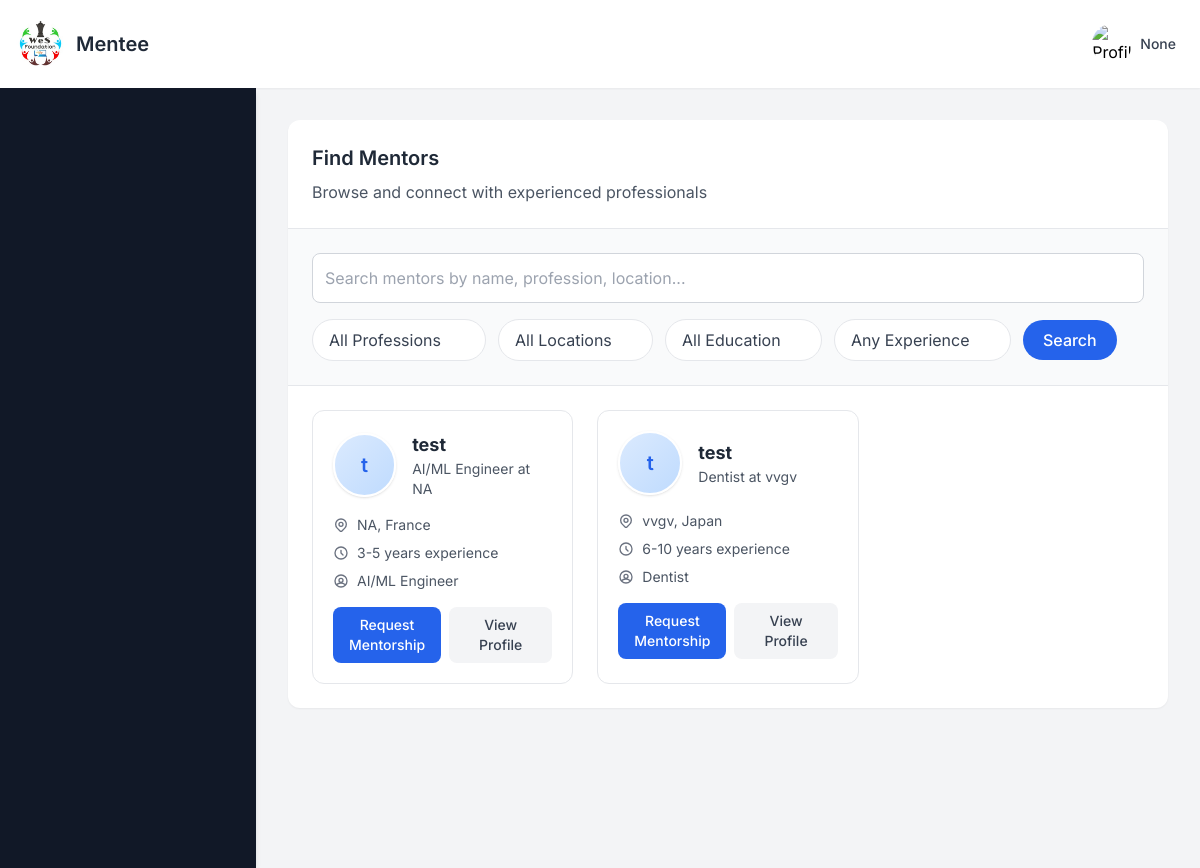
Before: /find_mentor with the older database file.
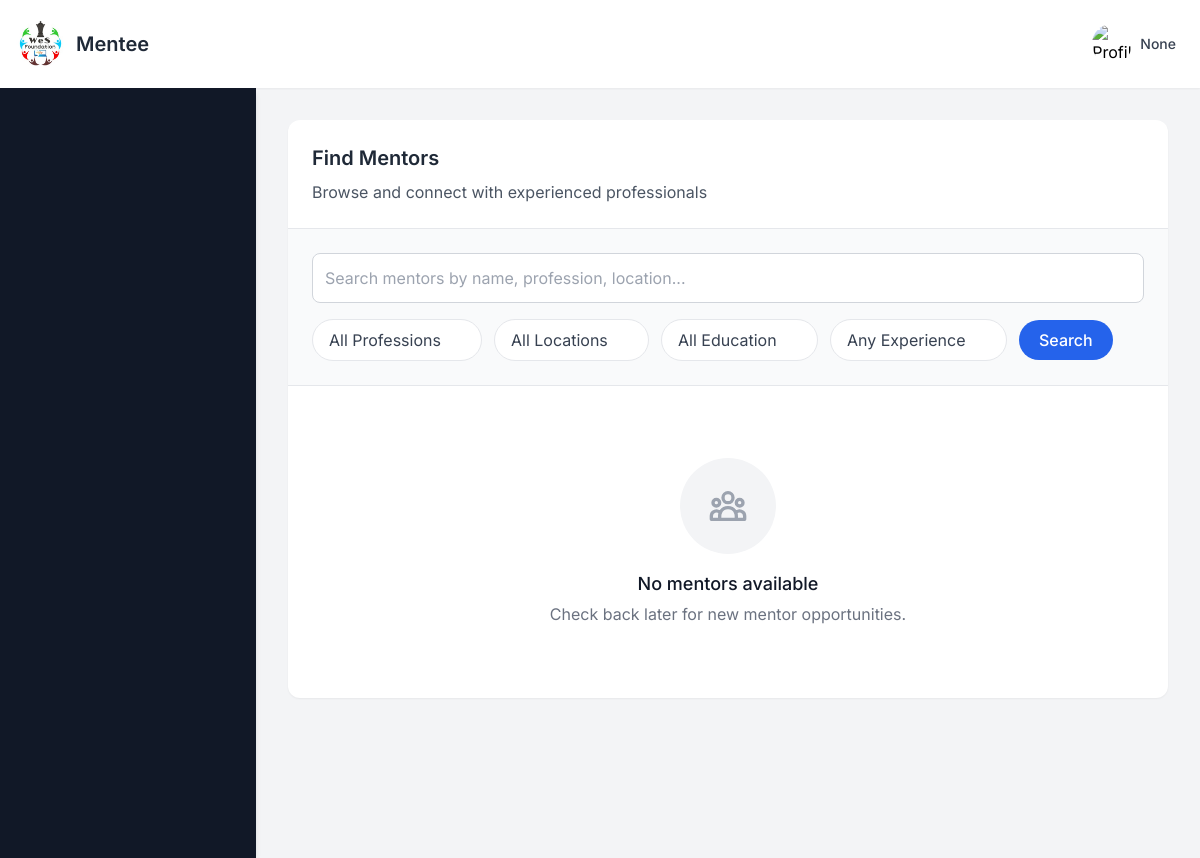
After: the same page with the newer database file.
### app.py (models this page shows, shortened)
class MentorProfile(db.Model):
    __tablename__="mentor_profile"
    id = db.Column(db.Integer, primary_key=True)
    user_id= db.Column(db.Integer, db.ForeignKey("signup_details.id"),nullable=False)
    profession = db.Column(db.String(100))
    skills = db.Column(db.Text)  # New field - comma separated skills
    role = db.Column(db.String(100))  # New field - job role/position
    industry_sector = db.Column(db.String(100))  # New field - industry/sector
    organisation = db.Column(db.String(150))
    years_of_experience = db.Column(db.String(100))
    whatsapp = db.Column(db.String(20))
    location = db.Column(db.String(100))  # New field - country
    education = db.Column(db.String(150))
    language = db.Column(db.String(100))  # Can store multiple languages comma separated
    linkedin_link = db.Column(db.String(200))  # New field
    github_link = db.Column(db.String(200))  # New field
    portfolio_link = db.Column(db.String(200))  # New field
    other_social_link = db.Column(db.String(200))
    mentorship_topics = db.Column(db.Text)  # New field - topics they can mentor on
    mentorship_type_preference = db.Column(db.String(200))  # New field - school, women, etc.
    preferred_communication = db.Column(db.String(100))  # online, offline, hybrid
    availability = db.Column(db.String(100))
    connect_frequency = db.Column(db.String(100))
    preferred_duration = db.Column(db.String(100))  # New field - 1 month, 6 months, etc.
    why_mentor = db.Column(db.Text)  # Changed from "why become mentor" to "why mentor"
    mentorship_philosophy = db.Column(db.Text)  # New field
    mentorship_motto = db.Column(db.String(300))  # New field
    additional_info = db.Column(db.Text)
    profile_picture = db.Column(db.String(100))
    status = db.Column(db.String(20), default="pending")

class User(db.Model):
    __tablename__ = "signup_details"
    id = db.Column(db.Integer, primary_key=True)
    name = db.Column(db.String(100), nullable=False)
    email = db.Column(db.String(100), unique=True, nullable=False)
    password = db.Column(db.String(200), nullable=False)   # length thoda bada
    user_type = db.Column(db.String(10), nullable=False)
    institution = db.Column(db.String(150), nullable=True)
    institution_id = db.Column(db.Integer, db.ForeignKey("institutions.id"), nullable=True)
    mentor_profile = db.relationship("MentorProfile", backref="user", uselist=False)
    institution_ref = db.relationship("Institution", backref="users", foreign_keys="User.institution_id")

### app.py (the view, shortened to what this page needs)
@app.route("/find_mentor", methods=["GET"])
def find_mentor():
    query = MentorProfile.query
    source_page = request.args.get("from", "mentor")
    source_page = request.args.get("from", "mentees")
    profession = request.args.get("profession")
    location = request.args.get("location")
    education = request.args.get("education")
    experience = request.args.get("experience")
    if profession:
        query = query.filter_by(profession=profession)
    if location:
        query = query.filter_by(location=location)
    if education:
        query = query.filter_by(education=education)
    mentors = query.all()
    options = {
        "professions": sorted({row.profession for row in MentorProfile.query.with_entities(MentorProfile.profession).distinct() if row.profession}),
        "locations": sorted({row.location for row in MentorProfile.query.with_entities(MentorProfile.location).distinct() if row.location}),
        "educations": sorted({row.education for row in MentorProfile.query.with_entities(MentorProfile.education).distinct() if row.education}),
        "experiences": sorted({row.years_of_experience for row in MentorProfile.query.with_entities(MentorProfile.years_of_experience).distinct() if row.years_of_experience}),
    }
    if source_page == "supervisor_find_mentor":
        return render_template(
        "supervisor/supervisor_find_mentor.html",
        all_mentors=mentors,
        professions=options["professions"],
        locations=options["locations"],
        educations=options["educations"],
        experiences=options["experiences"],
        show_sidebar=True
        )
    else:  # default mentor
        return render_template(
        "mentee/mentee_find_mentors.html",
        all_mentors=mentors,
        professions=options["professions"],
        locations=options["locations"],
        educations=options["educations"],
        experiences=options["experiences"],
        active_section="findmentor",
        show_sidebar=True
    )

### app.py (called while the page is built, shortened)
@app.context_processor
def inject_profile_complete():
    profile_complete = True  # Default to True (no popup)
    if "email" in session and session.get("user_type") in ["1", "2"]:
        user = User.query.filter_by(email=session["email"]).first()
        if user:
            profile_complete = check_profile_complete(user.id, session.get("user_type"))
    return dict(profile_complete=profile_complete)

@app.context_processor
def inject_user_profile_pic():
    return dict(current_user_profile_pic=None)

### templates/mentee/mentee_find_mentors.html (shortened to what the changed rows need)
{% extends "base2.html" %}
{% block content %}
  <section id="findmentor" class="bg-white rounded-xl shadow-sm ">
    <div class="p-6 border-b border-gray-200">
      <h2 class="text-xl font-semibold text-gray-800 mb-2">Find Mentors</h2>
    </div>
    <div class="p-6">
      {% if all_mentors and all_mentors|length > 0 %}
      <div class="grid grid-cols-1 md:grid-cols-2 lg:grid-cols-3 gap-6" id="mentorsContainer">
        {% for mentor in all_mentors %}
        <div class="mentor-card bg-white rounded-xl border border-gray-200 p-5 transition-all hover:shadow-md">
          <div class="flex items-center gap-4 mb-4">
            {% if mentor.profile_picture %}
              <img src="{{ url_for('static', filename='uploads/' ~ mentor.profile_picture) }}"
                   alt="{{ mentor.user.name }}"
                   class="w-16 h-16 rounded-full object-cover border-2 border-white shadow">
            {% else %}
              <div class="w-16 h-16 rounded-full bg-gradient-to-br from-blue-100 to-blue-200 flex items-center justify-center text-blue-600 border-2 border-white shadow">
                <span class="text-xl font-semibold">{{ mentor.user.name[0] if mentor.user.name else '?' }}</span>
              </div>
            {% endif %}
            <div>
              <h3 class="text-lg font-bold text-gray-800 mentor-name">{{ mentor.user.name }}</h3>
              <p class="text-sm text-gray-600 mentor-profession">{{ mentor.profession }} at {{ mentor.organisation }}</p>
            </div>
          </div>
          <div class="space-y-2 mb-4">
            <div class="flex items-center text-sm text-gray-600 mentor-location">
              <span>{{ mentor.location if mentor.location else 'Not specified' }}</span>
            </div>
            <div class="flex items-center text-sm text-gray-600">
              <svg xmlns="http://www.w3.org/2000/svg"
                   class="h-4 w-4 mr-2 text-gray-500"
                   fill="none" viewBox="0 0 24 24"
                   stroke="currentColor">
                <path stroke-linecap="round" stroke-linejoin="round" stroke-width="2"
                      d="M12 8v4l3 3m6-3a9 9 0 11-18
                         0 9 9 0 0118 0z" />
              </svg>
              <span>{{ mentor.years_of_experience if mentor.years_of_experience else 'Not specified' }} years experience</span>
            </div>
            <div class="flex items-center text-sm text-gray-600">
              <span>{{ mentor.profession if mentor.profession else 'Not specified' }}</span>
            </div>
          </div>
          <div class="flex space-x-2">
              <button type="submit" onclick="openRequestModal('{{ mentor.user_id }}')" class="flex-1 px-4 py-2 bg-blue-600 text-white text-sm font-medium rounded-lg hover:bg-blue-700 transition">
                Request Mentorship
              </button>
          <button onclick="openProfileModal(
              '{{ mentor.user.name }}',
              '{{ mentor.profession }}',
              '{{ mentor.organisation }}',
              '{{ mentor.location }}',
              '{{ mentor.years_of_experience }}',
              '{{ mentor.profile_picture }}',
              '{{ mentor.user.email }}',
              '{{ mentor.education }}',
              '{{ mentor.language }}',
              '{{ mentor.preferred_communication }}',
              '{{ mentor.why_mentor }}',
              '{{ mentor.role }}',
              '{{ mentor.industry_sector }}',
              '{{ mentor.skills }}',
              '{{ mentor.availability }}',
              '{{ mentor.mentorship_topics }}'
          )" class="flex-1 px-4 py-2 bg-gray-100 text-gray-700 text-sm font-medium rounded-lg hover:bg-gray-200 transition">
              View Profile
          </button>
         </div>
        </div>
        {% endfor %}
      </div>
      {% else %}
      <div class="text-center py-12">
        <div class="mx-auto w-24 h-24 rounded-full bg-gray-100 flex items-center justify-center mb-4">
        </div>
        <h3 class="text-lg font-medium text-gray-900 mb-1">No mentors available</h3>
        <p class="text-gray-500">Check back later for new mentor opportunities.</p>
      </div>
      {% endif %}
    </div>
  </section>
  {% endblock %}

Changed rows visible on the page:
removed MentorProfile: user "t", user.name "test", profession "AI/ML Engineer", organisation "NA", location "NA, France", years_of_experience "3-5"
removed MentorProfile: user "t", user.name "test", profession "Dentist", organisation "vvgv", location "vvgv, Japan", years_of_experience "6-10"
Other visible differences:
text now shown: "No mentors available Check back later for new mentor opportunities."
